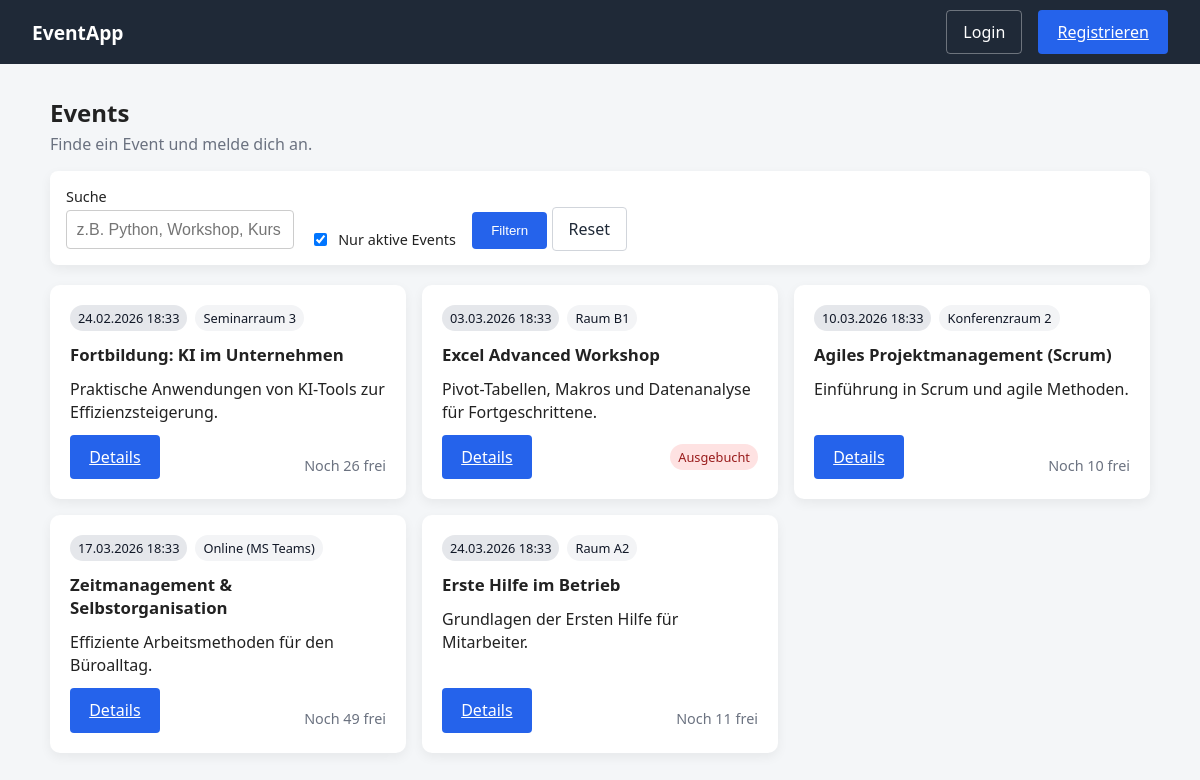
Before: / with the older database file.
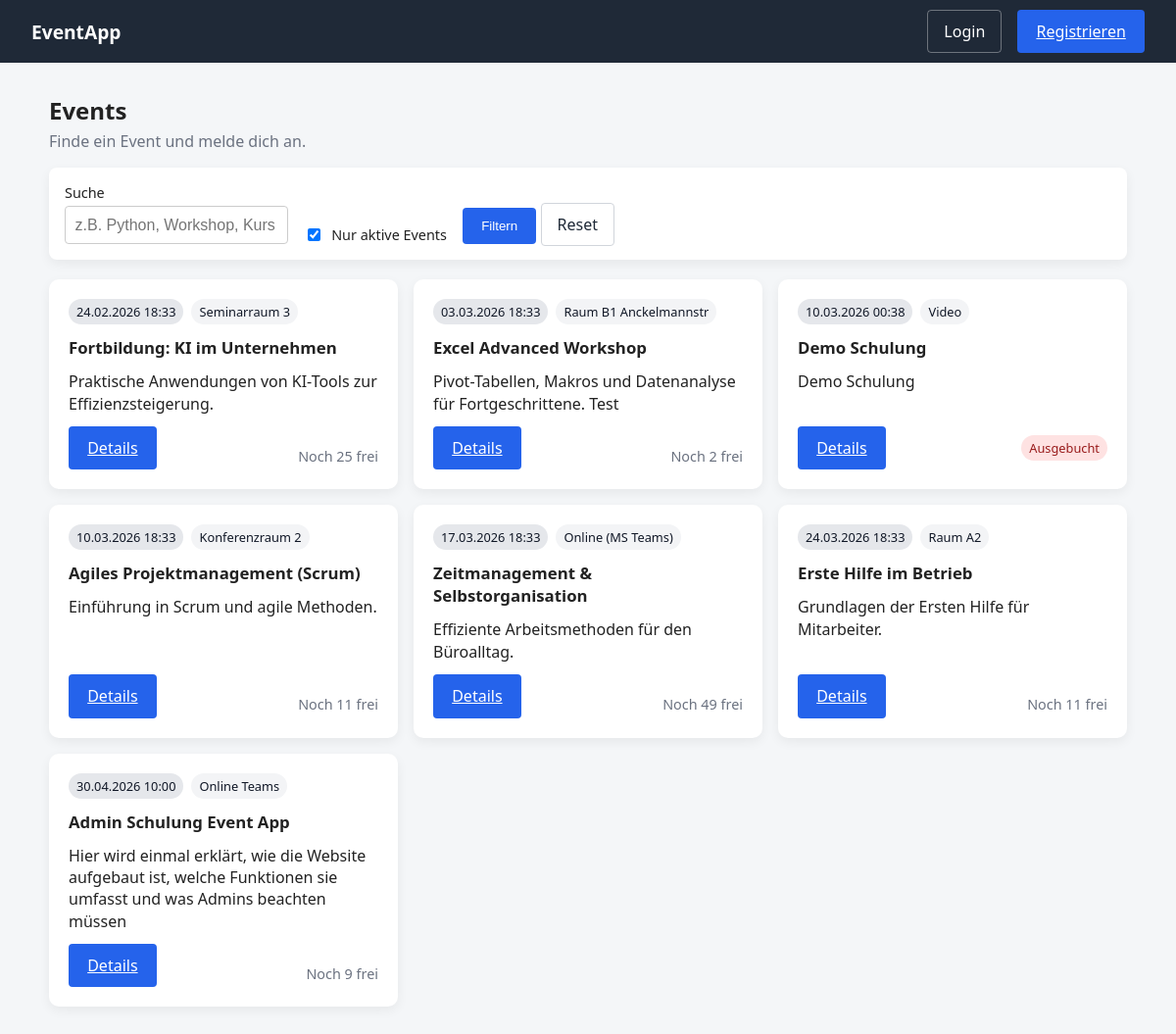
After: the same page with the newer database file.
### app/models.py (models this page shows)
class Event(Base):
    __tablename__ = "events"
    id = Column(Integer, primary_key=True)
    title = Column(String, nullable=False)
    description = Column(String)
    starts_at = Column(DateTime)
    ends_at = Column(DateTime)
    location = Column(String)
    max_participants = Column(Integer, default=0)
    is_active = Column(Boolean, default=True)
    created_at = Column(DateTime, default=datetime.utcnow)
    bookings = relationship("Booking", back_populates="event")

### app/routers/web/pages.py (the view)
@router.get("/", response_class=HTMLResponse)
def home(
    request: Request,
    q: Optional[str] = None,
    active: int = 1,
    db: Session = Depends(get_db),
    user = Depends(get_current_user_optional),
):
    events, free_map = event_service.get_events_for_homepage(db=db, q=q, active=active)
    return templates.TemplateResponse(
    "home.html",
    {
        "request": request,
        "events": events,
        "free_map": free_map,
        "q": q or "",
        "active": active,
        "user": user
    }
)

### templates/home.html
{% extends "base.html" %} {% block title %}Events{% endblock %} {% block content
%}
<div class="container-wide">
  <section class="page-header">
    <div>
      <h1>Events</h1>
      <p class="muted">Finde ein Event und melde dich an.</p>
    </div>
  </section>
  <form
    class="filter-bar"
    method="get"
    role="search"
    aria-label="Events filtern"
  >
    <div class="filter-row">
      <div class="filter-item">
        <label for="q">Suche</label>
        <input
          id="q"
          name="q"
          type="text"
          value="{{ q }}"
          placeholder="z.B. Python, Workshop, Kurs"
        />
      </div>
      <div class="filter-item filter-check">
        <label class="check">
          <input type="checkbox" name="active" value="1" {% if active == 1 %}checked{% endif %}>
          Nur aktive Events
        </label>
      </div>
      <div class="filter-item">
        <button class="btn-primary btn-small" type="submit">Filtern</button>
        <a class="btn-link" href="/">Reset</a>
      </div>
    </div>
  </form>
  {% if events %}
  <div class="card-grid" role="list" aria-label="Eventliste">
    {% for e in events %}
    <article class="event-card" role="listitem">
      <div class="event-meta">
        {% if e.starts_at %}
        <div class="pill">{{ e.starts_at.strftime("%d.%m.%Y %H:%M") }}</div>
        {% else %}
        <div class="pill">Termin folgt</div>
        {% endif %} {% if e.location %}
        <div class="pill pill-light">{{ e.location }}</div>
        {% endif %}
      </div>
      <h2 class="event-title">{{ e.title }}</h2>
      {% if e.description %}
      <p class="event-desc">{{ e.description }}</p>
      {% else %}
      <p class="event-desc muted">Keine Beschreibung vorhanden.</p>
      {% endif %}
      <div class="event-actions">
        <a class="btn-primary btn-small" href="/events/{{ e.id }}">Details</a>
        {% set free = free_map.get(e.id) %} {% if free is none %}
        <span class="muted small">Unbegrenzt</span>
        {% else %} {% if free > 0 %}
        <span class="muted small">Noch {{ free }} frei</span>
        {% else %}
        <span class="pill pill-danger">Ausgebucht</span>
        {% endif %} {% endif %}
      </div>
    </article>
    {% endfor %}
  </div>
  {% else %}
  <div class="empty-state">
    <h2>Keine Events gefunden</h2>
    <p class="muted">Passe den Filter an oder setze ihn zurück.</p>
  </div>
  {% endif %}
</div>
{% endblock %}

Changed rows visible on the page:
computed for Event "Fortbildung: KI im Unternehmen": free "26" → "25"
changed Event "Excel Advanced Workshop": location "Raum B1" → "Raum B1 Anckelmannstr"; description "Pivot-Tabellen, Makros und Datenanalyse für Fortgeschrittene." → "Pivot-Tabellen, Makros und Datenanalyse für Fortgeschrittene. Test"; free (not shown) → "2"; text "Ausgebucht" → "Noch frei"
added Event: starts_at "10.03.2026 00:38", location "Video", title "Demo Schulung", description "Demo Schulung", shows "Ausgebucht"
computed for Event "Agiles Projektmanagement (Scrum)": free "10" → "11"
added Event: starts_at "30.04.2026 10:00", location "Online Teams", title "Admin Schulung Event App", description "Hier wird einmal erklärt, wie die Website aufgebaut ist, welche Funktionen sie umfasst und was Admins beachten müssen", id "9"
